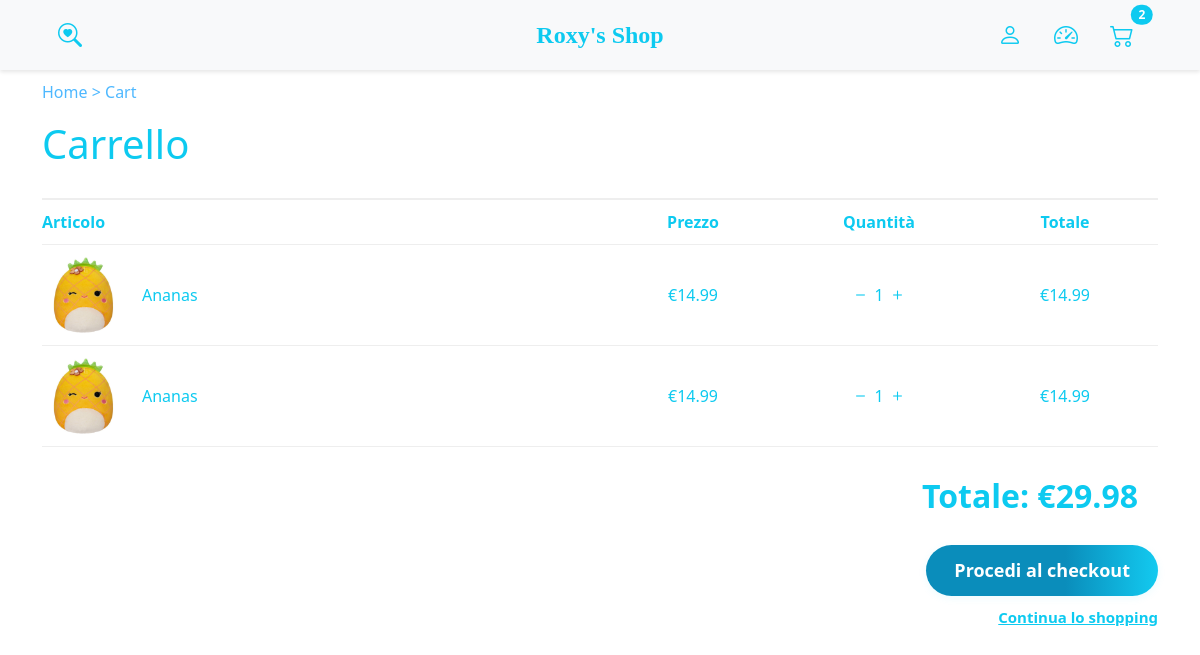
The app's page /cart/ (signed in), older data.
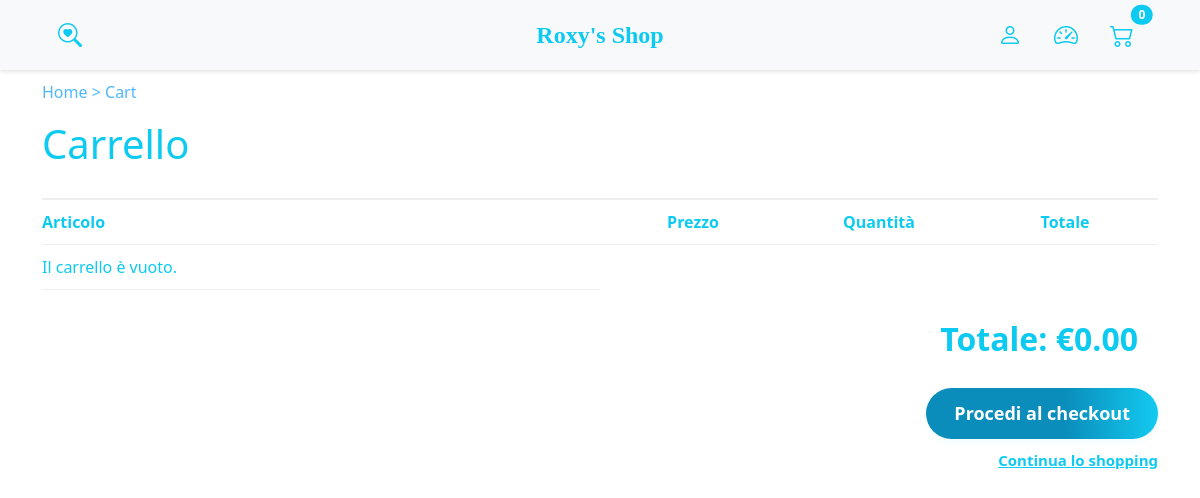
The same page, newer data.
### store/models.py (models this page shows, shortened)
class OrderItem(models.Model):
	product = models.ForeignKey(Product, on_delete=models.SET_NULL, null=True)
	order = models.ForeignKey(Order, on_delete=models.SET_NULL, null=True)
	quantity = models.IntegerField(default=0, null=True, blank=True)
	date_added = models.DateTimeField(auto_now_add=True)
	@property
	def get_total(self):
		total = self.product.price * self.quantity
		return total

class Product(models.Model):
    name = models.CharField(max_length=200)
    price = models.DecimalField(max_digits=7, decimal_places=2)
    digital = models.BooleanField(default=False,null=True, blank=True)
    image = models.ImageField(null=True, blank=True)
    @property
    def imageURL(self):
        try:
            url = self.image.url
        except:
            url = ''
        return url

class Order(models.Model):
	customer = models.ForeignKey(Customer, on_delete=models.SET_NULL, null=True, blank=True)
	date_ordered = models.DateTimeField(auto_now_add=True)
	complete = models.BooleanField(default=False)
	transaction_id = models.CharField(max_length=100, null=True)
	@property
	def get_cart_total(self):
		orderitems = self.orderitem_set.all()
		total = sum([item.get_total for item in orderitems])
		return total
	@property
	def get_cart_items(self):
		orderitems = self.orderitem_set.all()
		total = sum([item.quantity for item in orderitems])
		return total

### store/views.py (the view, shortened to what this page needs)
# urls.py: path('cart/', views.cart, name="cart"),
def cart(request):
    if request.user.is_authenticated:
        customer = request.user.customer
        order, created = Order.objects.get_or_create(customer=customer, complete=False)
        items = order.orderitem_set.all()
        cartItems = order.get_cart_items
    context = {'items': items, 'order': order, 'cartItems': cartItems}
    return render(request, 'store/cart.html', context)

### store/templates/store/cart.html
{% extends 'store/main.html' %} {% load static %} {% block content %}
<p class="homecart">
  <a href="{% url 'store' %}">Home</a> &gt; <a href="{% url 'cart' %}">Cart</a>
</p>
<h1 class="text-info">Carrello</h1>
<div class="cart-grid">
  <div class="cart-header-1">Articolo</div>
  <div class="cart-header">Prezzo</div>
  <div class="cart-header">Quantità</div>
  <div class="cart-header">Totale</div>
  {% for item in items %}
  <div class="cart-cell-1">
    <img
      src="{{ item.product.imageURL }}"
      alt="{{ item.product.name }}"
      class="cart-img"
    />
    <div class="cart-title">{{ item.product.name }}</div>
  </div>
  <div class="cart-cell">€{{ item.product.price|floatformat:2 }}</div>
  <div class="cart-cell">
    <i
      class="bi bi-dash chg-quantity update-cart"
      data-product="{{ item.product.id }}"
      data-action="remove"
    ></i>
    {{ item.quantity }}
    <i
      class="bi bi-plus chg-quantity update-cart"
      data-product="{{ item.product.id }}"
      data-action="add"
    ></i>
  </div>
  <div class="cart-cell">€{{ item.get_total|floatformat:2 }}</div>
  {% empty %}
  <div class="cart-cell-1" colspan="4">Il carrello è vuoto.</div>
  {% endfor %}
</div>
<h2 class="total text-info">
  Totale: €{{ order.get_cart_total|floatformat:2 }}
</h2>
<div class="cart-buttons">
  <a href="{% url 'checkout' %}" class="btn btn-success">Procedi al checkout</a>
  <a href="{% url 'store' %}" class="continue-link">Continua lo shopping</a>
</div>
{% endblock content %}

Row changes from the older to the newer data that the page shows:
no longer on this page (row unchanged): OrderItem: product.imageURL (picture), product.name "Ananas", product.price "14.99", quantity "1", get_total "14.99"
no longer on this page (row unchanged): OrderItem: product.imageURL (picture), product.name "Ananas", product.price "14.99", quantity "1", get_total "14.99"
no longer on this page (row edited): Order: get_cart_total "29.98"
added Order: get_cart_total "0.00"
Text that changed along with them:
{{ cartItems }}: "2" → "0"
text now shown: "Il carrello è vuoto."
